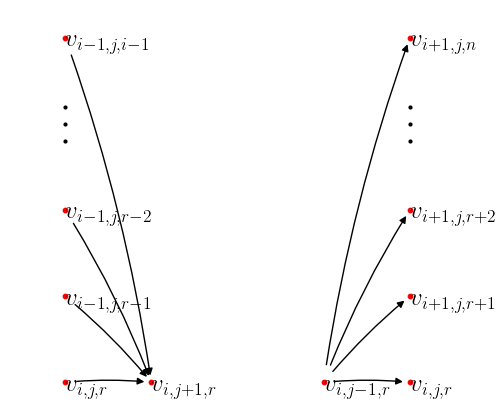

Source code (Python):
import numpy as np
import matplotlib
matplotlib.rcParams['text.usetex'] = True
matplotlib.rcParams['text.latex.unicode'] = True
matplotlib.rcParams['text.latex.preamble'] = [r'\usepackage{amsmath}', r'\usepackage{amssymb}']
import matplotlib.pyplot as plt
import networkx as nx

G=nx.DiGraph()
fig1 = plt.figure(1, (5,4))
ax = fig1.add_axes([0, 0, 0.95, 0.95], frameon=False, aspect=1.)
pos = {}
edgecolor = {}
vstart = vend = ()
x = ('i','j+1','r')
G.add_node(x)
pos[x] = (2,0)

G.add_node(('i','j','r'))
pos[('i','j','r')] = (1,0)
G.add_node(('i-1','j','r-1'))
pos[('i-1','j','r-1')] = (1,1)
G.add_node(('i-1','j','r-2'))
pos[('i-1','j','r-2')] = (1,2)
G.add_node(('i-1','j','i-1'))
pos[('i-1','j','i-1')] = (1,4)

G.add_edge(('i','j','r'),x)
edgecolor[(('i','j','r'),x)] = 'black'
G.add_edge(('i-1','j','r-1'),x)
edgecolor[(('i-1','j','r-1'),x)] = 'black'
G.add_edge(('i-1','j','r-2'),x)
edgecolor[(('i-1','j','r-2'),x)] = 'black'
G.add_edge(('i-1','j','i-1'),x)
edgecolor[(('i-1','j','i-1'),x)] = 'black'

x = ('i','j-1','r')
G.add_node(x)
pos[x] = (4,0)

G.add_node(('i','j','r '))
pos[('i','j','r ')] = (5,0)
G.add_node(('i+1','j','r+1'))
pos[('i+1','j','r+1')] = (5,1)
G.add_node(('i+1','j','r+2'))
pos[('i+1','j','r+2')] = (5,2)
G.add_node(('i+1','j','n'))
pos[('i+1','j','n')] = (5,4)

G.add_edge(x,('i','j','r '))
edgecolor[(x,('i','j','r '))] = 'black'
G.add_edge(x,('i+1','j','r+1'))
edgecolor[(x,('i+1','j','r+1'))] = 'black'
G.add_edge(x,('i+1','j','r+2'))
edgecolor[(x,('i+1','j','r+2'))] = 'black'
G.add_edge(x,('i+1','j','n'))
edgecolor[(x,('i+1','j','n'))] = 'black'



nx.draw_networkx_nodes(G, pos, node_size=10)
for u in G.nodes():
    px,py = pos[u]
    if u == vstart:
        label = r"$v_{\text{start}}$"
    elif u == vend:
        label = r"$v_{\text{end}}$"
    else:
        i,j,k = u
        label = r"$v_{{{},{},{}}}$".format(i,j,k)
    ax.text(px,py-0.15, label, fontsize=18)
        
        
for u,v in G.edges():
    ax.annotate("", pos[v],
                pos[u],
                #xycoords="figure fraction", textcoords="figure fraction",
                ha="right", va="center",
                arrowprops=dict(arrowstyle="-|>",
                                shrinkA=5,
                                shrinkB=5,
                                facecolor=edgecolor[(u,v)], edgecolor=edgecolor[(u,v)],
                                connectionstyle="arc3,rad=-0.05",
                                ),
                bbox=dict(boxstyle="square", fc="w"), )
ax.xaxis.set_visible(False)
ax.yaxis.set_visible(False)
ax.plot([1,1,1,5,5,5],[2.8,3,3.2,2.8,3,3.2],'ok',ms=2)
plt.draw()
plt.axis('off')
plt.savefig("proof_jr_boundaries_1.png")
plt.show() # display
